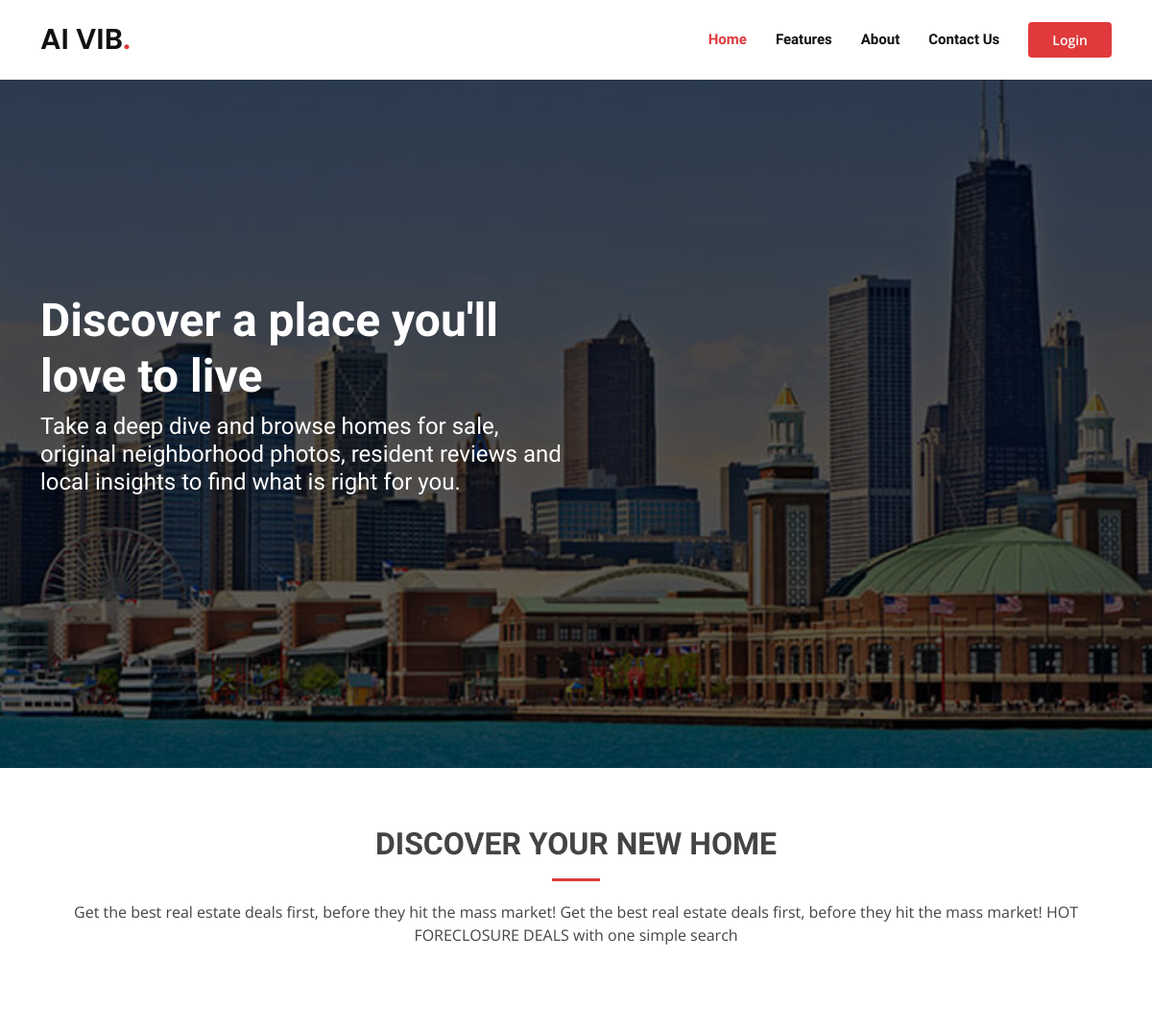
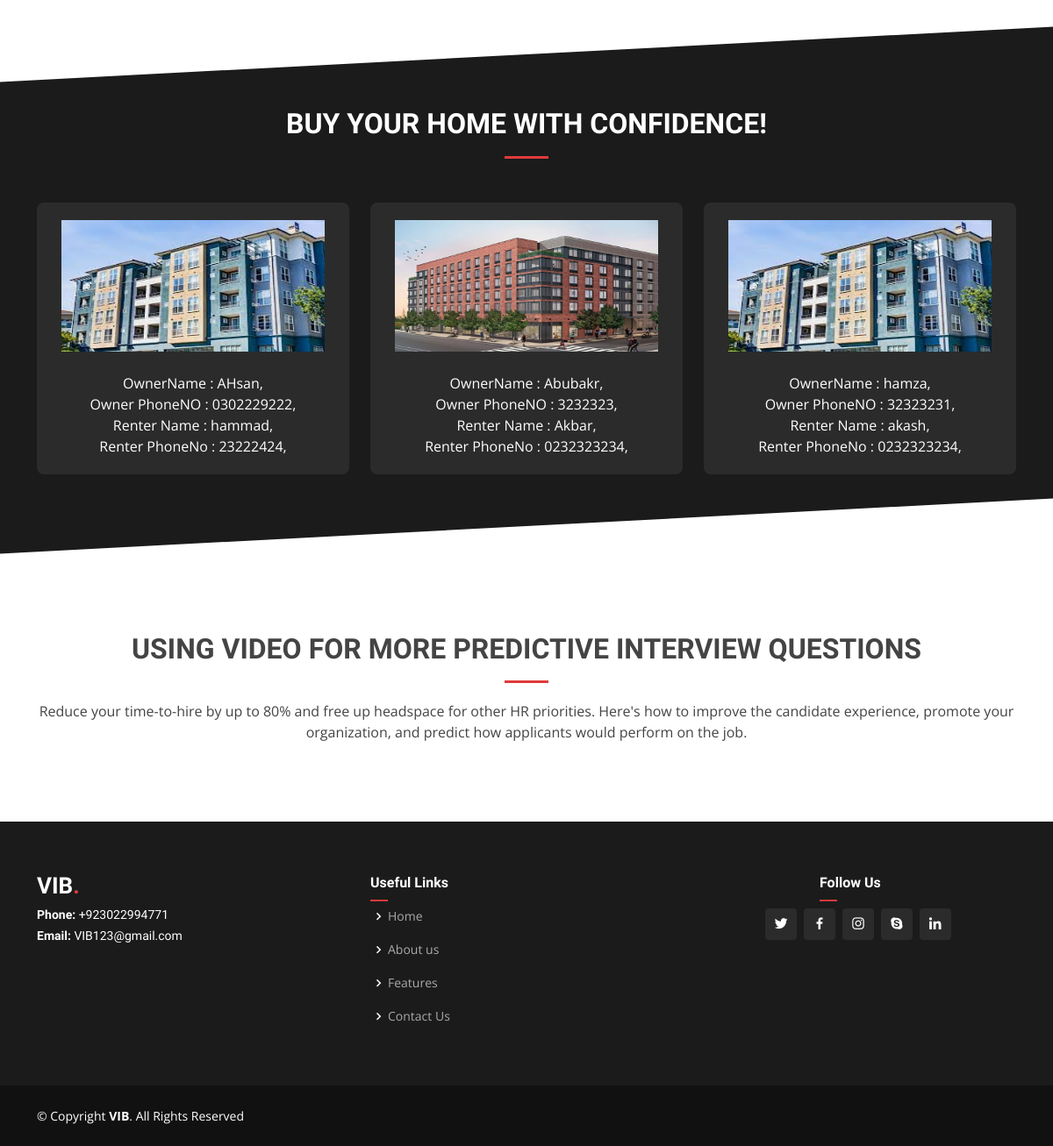
The page / on the database its author committed (2 pictures, top to bottom).
### mainapp/models.py (models this page shows, shortened)
class addapartment(models.Model):
    id = models.AutoField(primary_key=True)
    user = models.ForeignKey(User, on_delete=models.CASCADE)
    appname = models.CharField(max_length=800)
    owner = models.CharField(max_length=800)
    renter =  models.CharField(max_length=800, default='1')
    OPhone =  models.CharField(max_length=800,default='1')
    RPhone =  models.CharField(max_length=800,default='1')
    share = models.PositiveIntegerField(default='1')
    stno = models.PositiveIntegerField(default='2')
    startdate = models.DateField(default=datetime.now(), blank=True)
    expiredate = models.DateField(default=datetime.now(), blank=True)
    image = models.FileField(upload_to ='image/',null=True)

### mainapp/views.py (the view)
# urls.py: path('', views.home, name='home'),
def home(request):
    app = addapartment.objects.all()
    context = {'app': app}
    return render(request, 'home.html', context)

### templates/home.html (shortened to what this page needs)
{% extends 'basic.html' %}
{% block tabhome %} active {% endblock tabhome %}
{% block body %}
     {% load static %}
 <section id="hero" class="d-flex align-items-center">
    <div class="container" data-aos="zoom-out" data-aos-delay="100">
      <div class="row">
        <div class="col-xl-6">
          <h1>Discover a place you'll love to live</h1>
          <h2>Take a deep dive and browse homes for sale, original neighborhood photos, resident reviews and local insights to find what is right for you.</h2>
        </div>
      </div>
    </div>
  </section>
    <section id="testimonials" class="testimonials">
      <div class="container" data-aos="fade-up">
        <div class="section-title">
          <h2>Discover Your New Home</h2>
          <p>Get the best real estate deals first,
before they hit the mass market! Get the best real estate deals first,
before they hit the mass market! HOT FORECLOSURE DEALS with one simple search</p>     </div>
      </div>
    </section>
    <section id="pricing" class="pricing section-bg">
      <div class="container" data-aos="fade-up">
        <div class="section-title">
          <h2>Buy your home with confidence!</h2>
          </div>
        <div class="row">
         {% for a in  app %}
          <div class="col-lg-4 col-md-6">
            <div class="box" data-aos="fade-up" data-aos-delay="100">
                <img src="{{a.image.url}}" alt="" style=' height:150px; width:300px; '>
                <label>OwnerName : {{a.owner}},</label>
                 <label>Owner PhoneNO : {{a.OPhone}},</label>
                  <label>Renter Name : {{a.renter}},</label>
                   <label>Renter PhoneNo : {{a.RPhone}},</label>
                 </div>
          </div>
             {% endfor %}
        </div>
      </div>
    </section>
    <section id="testimonials" class="testimonials">
      <div class="container" data-aos="fade-up">
        <div class="section-title">
          <h2>USING VIDEO FOR MORE PREDICTIVE INTERVIEW QUESTIONS</h2>
          <p>Reduce your time-to-hire by up to 80% and free up headspace for other HR priorities.
Here's how to improve the candidate experience, promote your organization, and predict how applicants would perform on the job.</p>
        </div>
      </div>
    </section>
{% endblock body %}

### static/assets/css/style.css (style rules this page uses)
body { font-family: "Open Sans", sans-serif; color: #444444; }
h1, h2, h3, h4, h5, h6 { font-family: "Raleway", sans-serif; }
#hero { width: 100%; height: 100vh; background: url("../img/buil.jpg") top center no-repeat; background-size: cover; position: relative; padding-top: 82px; }
#hero:before { content: ""; background: rgba(0, 0, 0, 0.6); position: absolute; bottom: 0; top: 0; left: 0; right: 0; }
#hero h1 { margin: 0; font-size: 48px; font-weight: 700; color: #fff; }
#hero h2 { color: #fff; margin: 10px 0 0 0; font-size: 24px; }
section { padding: 60px 0; overflow: hidden; position: relative; }
.section-title { text-align: center; padding-bottom: 30px; position: relative; }
.section-title h2 { font-size: 32px; font-weight: bold; text-transform: uppercase; margin-bottom: 20px; padding-bottom: 20px; position: relative; }
.section-title h2::after { content: ''; position: absolute; display: block; width: 50px; height: 3px; background: #e03a3c; bottom: 0; left: calc(50% - 25px); }
.section-title p { margin-bottom: 0; }
.section-bg { padding: 120px 0; color: #fff; }
.section-bg:before { content: ""; background: #1b1b1b; position: absolute; bottom: 60px; top: 60px; left: 0; right: 0; transform: skewY(-3deg); }
.pricing .box { padding: 20px; background: #2b2b2b; text-align: center; border-radius: 8px; position: relative; overflow: hidden; }

### rows shown on the page
addapartment: image (picture), owner "AHsan", OPhone "0302229222", renter "hammad", RPhone "23222424"
addapartment: image (picture), owner "Abubakr", OPhone "3232323", renter "Akbar", RPhone "0232323234"
addapartment: image (picture), owner "hamza", OPhone "32323231", renter "akash", RPhone "0232323234"
